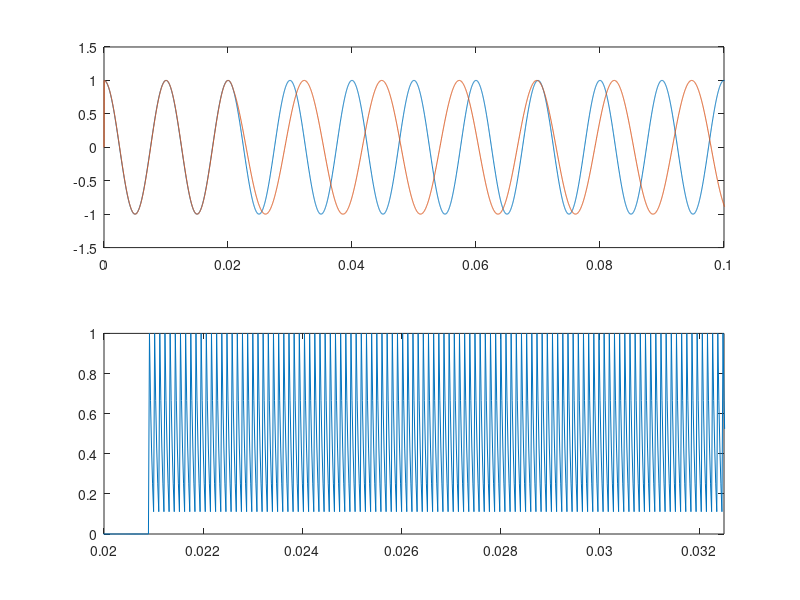

Source code (MATLAB):
fc=48000;
sinc=1/fc;
step=sinc/5;
freq=100;

delaymax=0.1;
delaymin=0.0;
delayside=1000; %samples
delayline=[delaymin:step:delaymax-step];
delayfun=zeros(1, size(delayline, 2) + 2 * delayside);
delayfun(delayside:delayside+size(delayline, 2)-1)=delayline;
delayfun(size(delayfun, 2)-delayside:size(delayfun, 2))=delaymax;
dur=size(delayfun, 2)*sinc;

t=[0:sinc:dur-sinc];
x=cos(2*pi*freq*t);

fds=(delaymax*fc);
Y=zeros(size(x));
ccoefs=zeros(size(x));

%plot(t, delayfun)
%axis([.0 dur -0.01 delaymax+0.01])

for didx=2:size(delayfun, 2)
	fds=(delayfun(didx)*fc);
	ids=floor(fds);
	tau=fds-ids;

	if (ids > 0)
		c=(1-tau)/(1+tau);
	else
		c=0;
	end

	ccoefs(didx)=c;
	ink=didx-ids;
	Y(didx)=c*x(ink)+x(ink-1)-c*Y(didx-1);
end

subplot(2, 1, 1)
plot(t, x, t, Y)
axis([0. 0.1])

subplot(2, 1, 2)
plot(t, ccoefs)
axis([0.02 0.0325])

% subplot(2, 1, 2)
% plot(t, delayfun)
%axis([0.02 0.0325])
